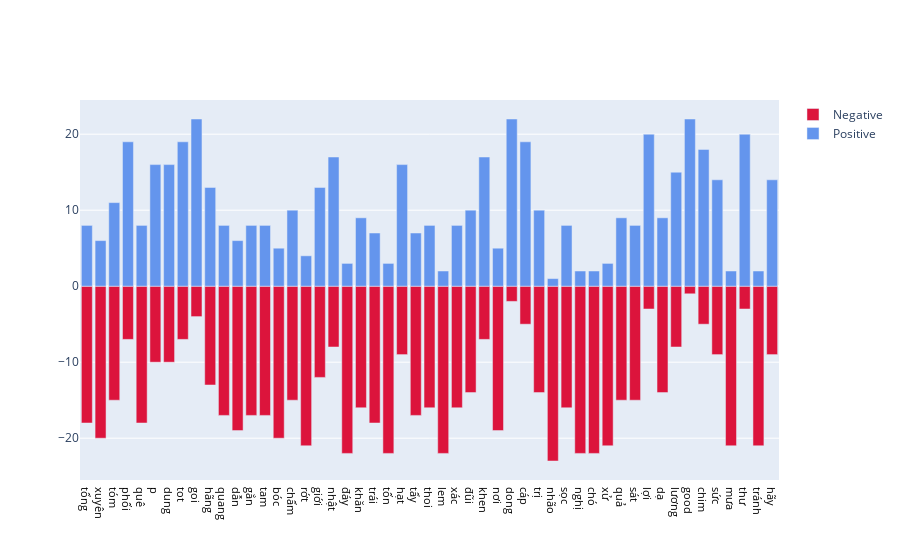

Notebook code cell kept with this figure:
### Markdown cell above
50 từ chồng chéo thuộc đoạn $[800,850]$ trên cả hai class

### Code cell
Detective.barplotTwoDirections(inter_words.loc[800:850, :])

### Figure 1 — Plotly figure (JSON) as saved in the notebook; plotly's stock layout.template omitted (floating-point values rounded to 4 significant figures)
{"data": [{"marker": {"color": "crimson"}, "name": "Negative", "type": "bar", "x": ["tổng", "xuyên", "tóm", "phối", "quê", "p", "dung", "tot", "goi", "hãng", "quang", "dẫn", "gắn", "tam", "bóc", "chấm", "rớt", "giới", "nhật", "đáy", "khăn", "trái", "tốn", "hạt", "tẩy", "thoi", "lem", "xác", "đũi", "khen", "nơi", "dong", "cáp", "trị", "nhão", "sọc", "nghị", "chó", "xử", "quả", "sát", "lợi", "dạ", "lương", "good", "chim", "sức", "mưa", "thư", "tránh", "hãy"], "y": [-18, -20, -15, -7, -18, -10, -10, -7, -4, -13, -17, -19, -17, -17, -20, -15, -21, -12, -8, -22, -16, -18, -22, -9, -17, -16, -22, -16, -14, -7, -19, -2, -5, -14, -23, -16, -22, -22, -21, -15, -15, -3, -14, -8, -1, -5, -9, -21, -3, -21, -9]}, {"marker": {"color": "cornflowerblue"}, "name": "Positive", "type": "bar", "x": ["tổng", "xuyên", "tóm", "phối", "quê", "p", "dung", "tot", "goi", "hãng", "quang", "dẫn", "gắn", "tam", "bóc", "chấm", "rớt", "giới", "nhật", "đáy", "khăn", "trái", "tốn", "hạt", "tẩy", "thoi", "lem", "xác", "đũi", "khen", "nơi", "dong", "cáp", "trị", "nhão", "sọc", "nghị", "chó", "xử", "quả", "sát", "lợi", "dạ", "lương", "good", "chim", "sức", "mưa", "thư", "tránh", "hãy"], "y": [8, 6, 11, 19, 8, 16, 16, 19, 22, 13, 8, 6, 8, 8, 5, 10, 4, 13, 17, 3, 9, 7, 3, 16, 7, 8, 2, 8, 10, 17, 5, 22, 19, 10, 1, 8, 2, 2, 3, 9, 8, 20, 9, 15, 22, 18, 14, 2, 20, 2, 14]}], "layout": {"barmode": "relative", "xaxis": {"tickfont": {"color": "black", "size": 11}}}}
